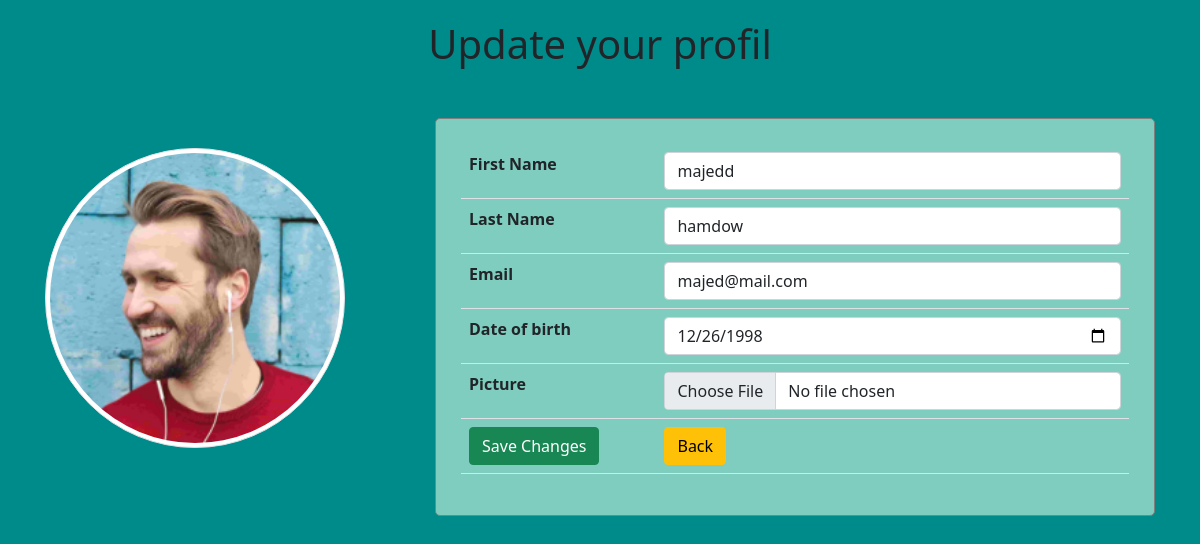
The app's page /update.php?id=5 (signed in) with its own data.
### tables this page shows
CREATE TABLE `user` (
  `id` int(11) NOT NULL,
  `first_name` varchar(50) NOT NULL,
  `last_name` varchar(50) NOT NULL,
  `password` varchar(255) NOT NULL,
  `date_of_birth` date NOT NULL,
  `email` varchar(100) NOT NULL,
  `userpic` varchar(255) DEFAULT NULL,
  `status` varchar(12) NOT NULL DEFAULT 'user'
);

### update.php (the view, shortened to what this page needs)
<?php
require_once 'components/db_connect.php';
$backBtn = '';
if(isset($_SESSION["adm"])){
   $backBtn = "products/index_adm.php";
}
if (isset($_GET[ 'id'])) {
   $id = $_GET['id'];
   $sql = "SELECT * FROM user WHERE id = {$id}";
   $result = mysqli_query($connect , $sql);
   if (mysqli_num_rows($result) == 1) {
       $data = mysqli_fetch_assoc($result);
       $first_name = $data['first_name'];
       $last_name = $data['last_name'];
       $email = $data['email'];
       $date_birth = $data['date_of_birth'];
   }
}
?>
<!DOCTYPE html>
<html lang="en" >
<head>
    <?php require_once 'components/boots.php'?>
</head>
<body>
<div class ="container">
    <h1>Update your profil</h1>
    <div class="fotoform">
        <img class='img-thumbnail rounded-circle'  src='pictuers/<?php echo $data['userpic'] ?>' alt="<?php echo $first_name ?>">
        <form  method="post" enctype="multipart/form-data">
            <table  class="table">
                <tr>
                    <th>First Name</th >
                    <td><input class="form-control"  type="text"  name ="first_name" placeholder = "First Name"  value="<?php echo $first_name ?>"/>
                </tr>
                <tr>
                    <th>Last Name</th>
                    <td ><input class= "form-control" type= "text"  name="last_name"  placeholder="Last Name" value ="<?php echo $last_name ?>"/>
                </tr>
                <tr>
                    <th>Email</th>
                    <td><input class ="form-control" type ="email" name ="email" placeholder = "Email" value = "<?php echo $email ?>"/>
                </tr>
                <tr>
                    <th>Date of birth</th>
                        <td ><input class= "form-control" type ="date"  name="date_of_birth"  placeholder= "Date of birth"   value = "<?php echo $date_birth ?>"/>
                </tr>
                <tr>
                    <th>Picture</th>
                    <td><input  class= "form-control"  type ="file"   name = "userpic" /></td>
                </tr >
                <tr>
                    <td><button  name = "submit"  class = "btn btn-success"   type = "submit" > Save Changes </button>
                    <td><a href = "<?php echo $backBtn?>" ><button class = "btn btn-warning"   type = "button"> Back </button></a>
                </tr>
            </table>
        </form>
    </div>
</div>
</body>
</html>

### records on screen
user: userpic (picture), first_name "majedd", last_name "hamdow", email "majed@mail.com", date_of_birth "12/26/1998"
